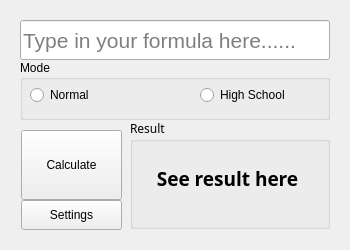
<?xml version="1.0" encoding="UTF-8"?>
<ui version="4.0">
 <class>App</class>
 <widget class="QWidget" name="App">
  <property name="geometry">
   <rect>
    <x>0</x>
    <y>0</y>
    <width>350</width>
    <height>250</height>
   </rect>
  </property>
  <property name="windowTitle">
   <string>SplashMol</string>
  </property>
  <property name="windowIcon">
   <iconset resource="../res.qrc">
    <normaloff>:/assets/assets/SplashMol.png</normaloff>:/assets/assets/SplashMol.png</iconset>
  </property>
  <property name="toolTip">
   <string>&lt;html&gt;&lt;head/&gt;&lt;body&gt;&lt;p&gt;&lt;br/&gt;&lt;/p&gt;&lt;/body&gt;&lt;/html&gt;</string>
  </property>
  <widget class="QLineEdit" name="lineEdit">
   <property name="geometry">
    <rect>
     <x>20</x>
     <y>20</y>
     <width>310</width>
     <height>40</height>
    </rect>
   </property>
   <property name="font">
    <font>
     <pointsize>16</pointsize>
    </font>
   </property>
   <property name="placeholderText">
    <string>Type in your formula here......</string>
   </property>
  </widget>
  <widget class="QPushButton" name="calcButton">
   <property name="geometry">
    <rect>
     <x>21</x>
     <y>130</y>
     <width>101</width>
     <height>70</height>
    </rect>
   </property>
   <property name="autoFillBackground">
    <bool>false</bool>
   </property>
   <property name="text">
    <string>Calculate</string>
   </property>
   <property name="icon">
    <iconset resource="../res.qrc">
     <normaloff>:/assets/assets/calc.png</normaloff>:/assets/assets/calc.png</iconset>
   </property>
   <property name="autoRepeat">
    <bool>true</bool>
   </property>
   <property name="autoDefault">
    <bool>false</bool>
   </property>
   <property name="default">
    <bool>false</bool>
   </property>
   <property name="flat">
    <bool>false</bool>
   </property>
  </widget>
  <widget class="QPushButton" name="settingsButton">
   <property name="geometry">
    <rect>
     <x>21</x>
     <y>200</y>
     <width>101</width>
     <height>30</height>
    </rect>
   </property>
   <property name="text">
    <string>Settings</string>
   </property>
   <property name="icon">
    <iconset resource="../res.qrc">
     <normaloff>:/assets/assets/settings.png</normaloff>:/assets/assets/settings.png</iconset>
   </property>
   <property name="autoRepeat">
    <bool>true</bool>
   </property>
   <property name="autoDefault">
    <bool>false</bool>
   </property>
   <property name="default">
    <bool>false</bool>
   </property>
   <property name="flat">
    <bool>false</bool>
   </property>
  </widget>
  <widget class="QGroupBox" name="groupBox">
   <property name="geometry">
    <rect>
     <x>130</x>
     <y>119</y>
     <width>200</width>
     <height>110</height>
    </rect>
   </property>
   <property name="font">
    <font>
     <family>.SF NS Text</family>
    </font>
   </property>
   <property name="title">
    <string>Result</string>
   </property>
   <property name="flat">
    <bool>false</bool>
   </property>
   <widget class="QLabel" name="resultLabel">
    <property name="geometry">
     <rect>
      <x>10</x>
      <y>20</y>
      <width>180</width>
      <height>80</height>
     </rect>
    </property>
    <property name="font">
     <font>
      <pointsize>14</pointsize>
     </font>
    </property>
    <property name="locale">
     <locale language="English" country="UnitedStates"/>
    </property>
    <property name="text">
     <string>&lt;b&gt; See result here &lt;/b&gt;</string>
    </property>
    <property name="textFormat">
     <enum>Qt::AutoText</enum>
    </property>
    <property name="alignment">
     <set>Qt::AlignCenter</set>
    </property>
    <property name="wordWrap">
     <bool>false</bool>
    </property>
   </widget>
  </widget>
  <widget class="QGroupBox" name="groupBox_2">
   <property name="geometry">
    <rect>
     <x>20</x>
     <y>60</y>
     <width>310</width>
     <height>60</height>
    </rect>
   </property>
   <property name="title">
    <string>Mode</string>
   </property>
   <property name="checkable">
    <bool>false</bool>
   </property>
   <widget class="QRadioButton" name="radioButtonNormal">
    <property name="geometry">
     <rect>
      <x>10</x>
      <y>20</y>
      <width>90</width>
      <height>30</height>
     </rect>
    </property>
    <property name="text">
     <string>Normal</string>
    </property>
    <property name="icon">
     <iconset resource="../res.qrc">
      <normaloff>:/assets/assets/normal.png</normaloff>:/assets/assets/normal.png</iconset>
    </property>
   </widget>
   <widget class="QRadioButton" name="radioButtonSchool">
    <property name="geometry">
     <rect>
      <x>180</x>
      <y>20</y>
      <width>120</width>
      <height>30</height>
     </rect>
    </property>
    <property name="text">
     <string>High School</string>
    </property>
    <property name="icon">
     <iconset resource="../res.qrc">
      <normaloff>:/assets/assets/school.png</normaloff>:/assets/assets/school.png</iconset>
    </property>
   </widget>
  </widget>
 </widget>
 <resources>
  <include location="../res.qrc"/>
 </resources>
 <connections/>
</ui>
